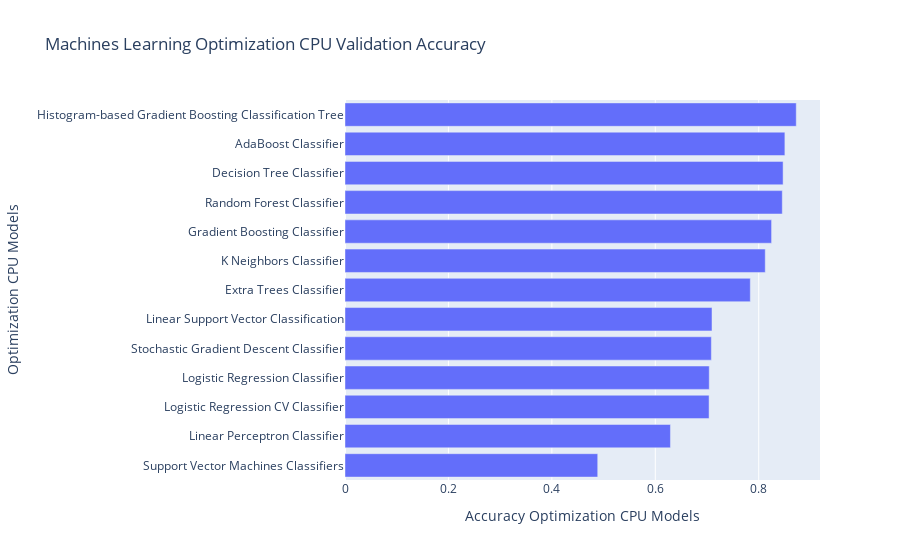

Notebook code cell kept with this figure:
### Code cell
fig = px.bar(cpu_ml_op_m_1_valid_compare.sort_values(by="Accuracy Optimization CPU Models", ascending= True ), x = "Accuracy Optimization CPU Models", y = "Optimization CPU Models", title = "Machines Learning Optimization CPU Validation Accuracy")
fig.show()

### Figure 1 — Plotly figure (JSON) as saved in the notebook; plotly's stock layout.template omitted (floating-point values rounded to 4 significant figures)
{"data": [{"alignmentgroup": "True", "hovertemplate": "Accuracy Optimization CPU Models=%{x}<br>Optimization CPU Models=%{y}<extra></extra>", "legendgroup": "", "marker": {"color": "#636efa", "pattern": {"shape": ""}}, "name": "", "offsetgroup": "", "orientation": "h", "showlegend": false, "textposition": "auto", "type": "bar", "x": [0.4887, 0.6293, 0.704, 0.7043, 0.7084, 0.7097, 0.7837, 0.8126, 0.8249, 0.8456, 0.8471, 0.8506, 0.8726], "xaxis": "x", "y": ["Support Vector Machines Classifiers", "Linear Perceptron Classifier", "Logistic Regression CV Classifier", "Logistic Regression Classifier", "Stochastic Gradient Descent Classifier", "Linear Support Vector Classification", "Extra Trees Classifier", "K Neighbors Classifier", "Gradient Boosting Classifier", "Random Forest Classifier", "Decision Tree Classifier", "AdaBoost Classifier", "Histogram-based Gradient Boosting Classification Tree"], "yaxis": "y"}], "layout": {"barmode": "relative", "legend": {"tracegroupgap": 0}, "title": {"text": "Machines Learning Optimization CPU Validation Accuracy"}, "xaxis": {"anchor": "y", "domain": [0, 1], "title": {"text": "Accuracy Optimization CPU Models"}}, "yaxis": {"anchor": "x", "domain": [0, 1], "title": {"text": "Optimization CPU Models"}}}}
